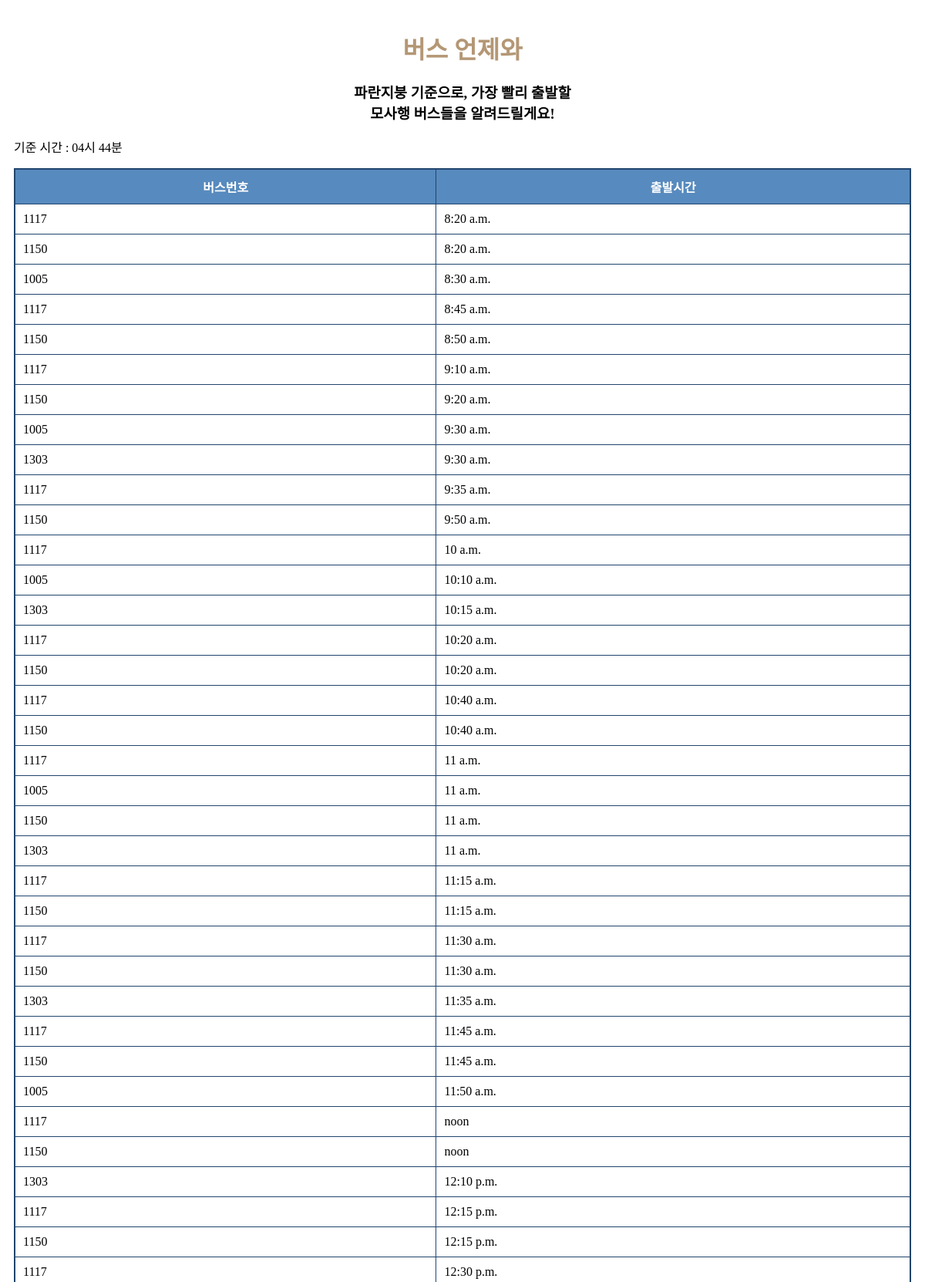
/downbus/ (upper part), run on the app's committed database.
### DownBus/models.py (models this page shows)
class BusList(models.Model):
    bus_number = models.IntegerField(verbose_name='버스번호')
    bus_time = models.TimeField(verbose_name='출발시간')
    day_type = models.ForeignKey(NowDay, on_delete=models.CASCADE, default='WEEK', verbose_name='요일')

### DownBus/views.py (the view)
# urls.py: path('downbus/', busListView),
def busListView(request):
    now_time = datetime.now().time()
    day_type = checkDay() # 요일 반환
    buses = BusList.objects.filter(day_type=day_type).order_by('bus_time')
    formatted_time = now_time.strftime("%H시 %M분") # 기준시간 표시를 위한 문자열 포맷팅
    return render(request, 'bus_list.html', {'buses': buses, 'now_time' : formatted_time})

### DownBus/views.py (called while the page is built)
def checkDay():
    today = datetime.today().weekday()
    if today < 5:  # 주중
        day_type = NowDay.objects.get(day_type='WEEK')
    elif today == 5:  # 토요일
        day_type = NowDay.objects.get(day_type='SAT')
    else:  # 일요일
        day_type = NowDay.objects.get(day_type='SUN')
    return day_type

### DownBus/templates/bus_list.html (shortened to what this page needs)
<!DOCTYPE html>
<html lang="en">
<head>
</head>
<body>
    <h1 id="title" onclick="location.href='/'">버스 언제와</h1>
    <h3>파란지붕 기준으로, 가장 빨리 출발할<br/>모사행 버스들을 알려드릴게요!</h3>
    <p>기준 시간 : {{ now_time }}</p>
    <table>
        <thead>
            <tr>
                <th>버스번호</th>
                <th>출발시간</th>
            </tr>
        </thead>
        <tbody>
            {% for bus in buses %}
                <tr>
                    <td>{{ bus.bus_number }}</td>
                    <td>{{ bus.bus_time }}</td>
                </tr>
            {% empty %}
                <tr>
                    <td colspan="2">버스 정보가 없습니다.</td>
                </tr>
            {% endfor %}
        </tbody>
    </table>
</body>
</html>

### DownBus/templates/bus_list.html (style rules this page uses)
body { padding: 10px; }
#title { color: #B49775; font-size: 2em; margin-bottom: 20px; cursor: pointer; }
h1, h3 { text-align: center; }
table { width: 100%; border: 2px solid #21456D; border-collapse: collapse; }
th, td { border: 1px solid #21456D; padding: 10px; }
th { background-color: #578ABE; color: white; }

### data on the page
BusList: bus_number "1117", bus_time "8:20 a.m."
BusList: bus_number "1150", bus_time "8:20 a.m."
BusList: bus_number "1005", bus_time "8:30 a.m."
BusList: bus_number "1117", bus_time "8:45 a.m."
BusList: bus_number "1150", bus_time "8:50 a.m."
BusList: bus_number "1117", bus_time "9:10 a.m."
BusList: bus_number "1150", bus_time "9:20 a.m."
BusList: bus_number "1005", bus_time "9:30 a.m."
BusList: bus_number "1303", bus_time "9:30 a.m."
BusList: bus_number "1117", bus_time "9:35 a.m."
BusList: bus_number "1150", bus_time "9:50 a.m."
BusList: bus_number "1117", bus_time "10 a.m."
BusList: bus_number "1005", bus_time "10:10 a.m."
BusList: bus_number "1303", bus_time "10:15 a.m."
BusList: bus_number "1117", bus_time "10:20 a.m."
BusList: bus_number "1150", bus_time "10:20 a.m."
BusList: bus_number "1117", bus_time "10:40 a.m."
BusList: bus_number "1150", bus_time "10:40 a.m."
BusList: bus_number "1117", bus_time "11 a.m."
BusList: bus_number "1005", bus_time "11 a.m."
BusList: bus_number "1150", bus_time "11 a.m."
BusList: bus_number "1303", bus_time "11 a.m."
BusList: bus_number "1117", bus_time "11:15 a.m."
BusList: bus_number "1150", bus_time "11:15 a.m."
BusList: bus_number "1117", bus_time "11:30 a.m."
BusList: bus_number "1150", bus_time "11:30 a.m."
BusList: bus_number "1303", bus_time "11:35 a.m."
BusList: bus_number "1117", bus_time "11:45 a.m."
BusList: bus_number "1150", bus_time "11:45 a.m."
BusList: bus_number "1005", bus_time "11:50 a.m."
BusList: bus_number "1117", bus_time "noon"
BusList: bus_number "1150", bus_time "noon"
BusList: bus_number "1303", bus_time "12:10 p.m."
BusList: bus_number "1117", bus_time "12:15 p.m."
BusList: bus_number "1150", bus_time "12:15 p.m."
BusList: bus_number "1117", bus_time "12:30 p.m."

### other printed values
{{ now_time }} "04시 44분"
